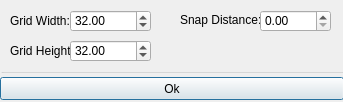
<?xml version="1.0" encoding="UTF-8"?>
<ui version="4.0">
 <class>snapping_dialog</class>
 <widget class="QDialog" name="snapping_dialog">
  <property name="geometry">
   <rect>
    <x>0</x>
    <y>0</y>
    <width>343</width>
    <height>102</height>
   </rect>
  </property>
  <property name="minimumSize">
   <size>
    <width>343</width>
    <height>102</height>
   </size>
  </property>
  <property name="maximumSize">
   <size>
    <width>344</width>
    <height>102</height>
   </size>
  </property>
  <property name="windowTitle">
   <string>Dialog</string>
  </property>
  <widget class="QLabel" name="label">
   <property name="geometry">
    <rect>
     <x>10</x>
     <y>10</y>
     <width>91</width>
     <height>21</height>
    </rect>
   </property>
   <property name="text">
    <string>Grid Width:</string>
   </property>
  </widget>
  <widget class="QDoubleSpinBox" name="doubleSpinBox">
   <property name="geometry">
    <rect>
     <x>70</x>
     <y>10</y>
     <width>81</width>
     <height>22</height>
    </rect>
   </property>
   <property name="minimum">
    <double>1.000000000000000</double>
   </property>
   <property name="maximum">
    <double>256.000000000000000</double>
   </property>
   <property name="value">
    <double>32.000000000000000</double>
   </property>
  </widget>
  <widget class="QLabel" name="label_2">
   <property name="geometry">
    <rect>
     <x>10</x>
     <y>40</y>
     <width>91</width>
     <height>21</height>
    </rect>
   </property>
   <property name="text">
    <string>Grid Height:</string>
   </property>
  </widget>
  <widget class="QDoubleSpinBox" name="doubleSpinBox_2">
   <property name="geometry">
    <rect>
     <x>70</x>
     <y>40</y>
     <width>81</width>
     <height>22</height>
    </rect>
   </property>
   <property name="minimum">
    <double>1.000000000000000</double>
   </property>
   <property name="maximum">
    <double>256.000000000000000</double>
   </property>
   <property name="value">
    <double>32.000000000000000</double>
   </property>
  </widget>
  <widget class="QGroupBox" name="groupBox">
   <property name="geometry">
    <rect>
     <x>0</x>
     <y>72</y>
     <width>351</width>
     <height>1</height>
    </rect>
   </property>
   <property name="sizePolicy">
    <sizepolicy hsizetype="Fixed" vsizetype="Fixed">
     <horstretch>0</horstretch>
     <verstretch>0</verstretch>
    </sizepolicy>
   </property>
   <property name="minimumSize">
    <size>
     <width>1</width>
     <height>1</height>
    </size>
   </property>
   <property name="maximumSize">
    <size>
     <width>16777215</width>
     <height>1</height>
    </size>
   </property>
   <property name="title">
    <string/>
   </property>
  </widget>
  <widget class="QLabel" name="label_3">
   <property name="geometry">
    <rect>
     <x>180</x>
     <y>10</y>
     <width>81</width>
     <height>20</height>
    </rect>
   </property>
   <property name="text">
    <string>Snap Distance:</string>
   </property>
  </widget>
  <widget class="QDoubleSpinBox" name="doubleSpinBox_3">
   <property name="geometry">
    <rect>
     <x>260</x>
     <y>10</y>
     <width>71</width>
     <height>22</height>
    </rect>
   </property>
  </widget>
  <widget class="QPushButton" name="pushButton">
   <property name="geometry">
    <rect>
     <x>0</x>
     <y>77</y>
     <width>344</width>
     <height>23</height>
    </rect>
   </property>
   <property name="text">
    <string>Ok</string>
   </property>
  </widget>
 </widget>
 <resources/>
 <connections/>
</ui>
